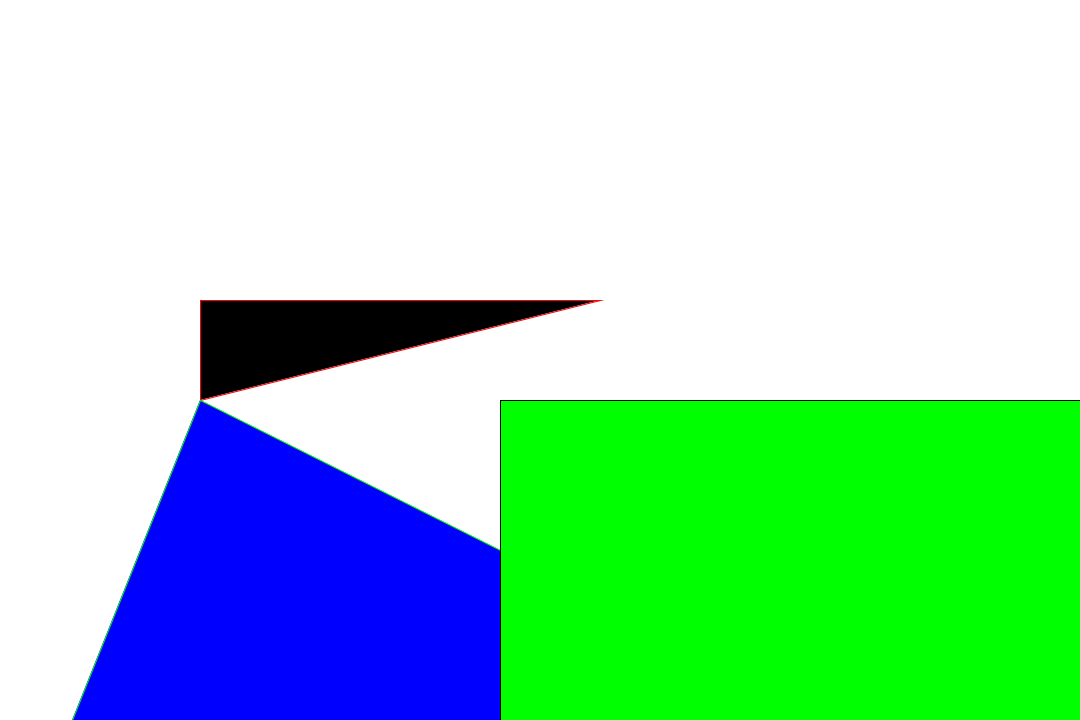
Frame 1 (no input)
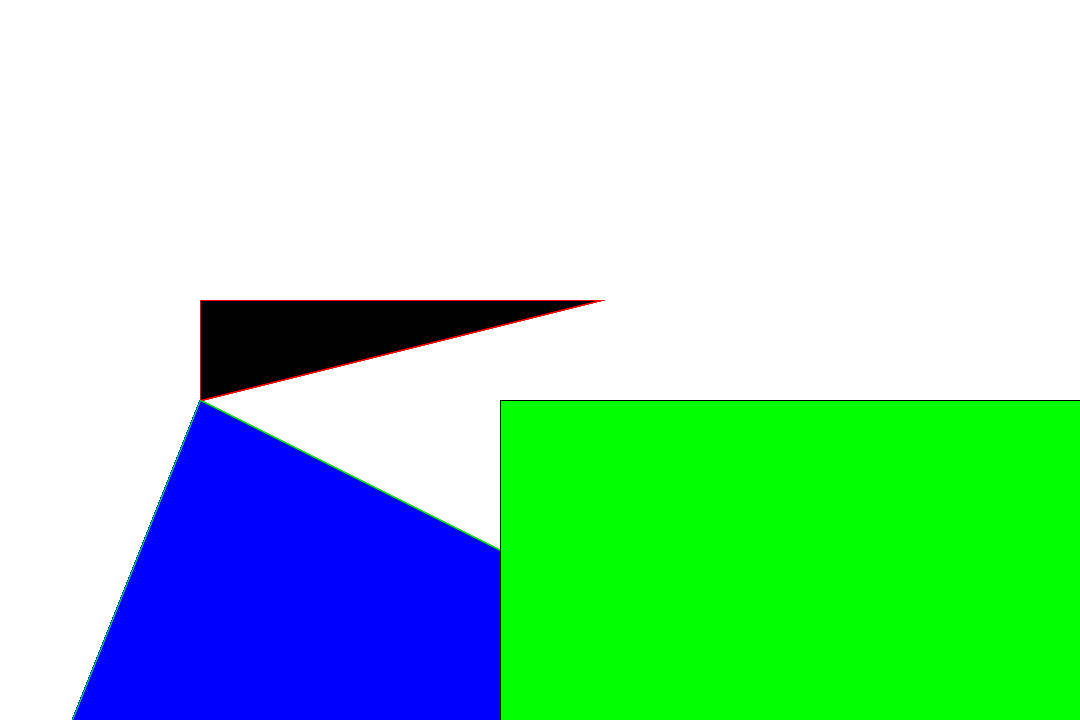
Frame 60 (the mouse pressed at the canvas centre just before this capture)
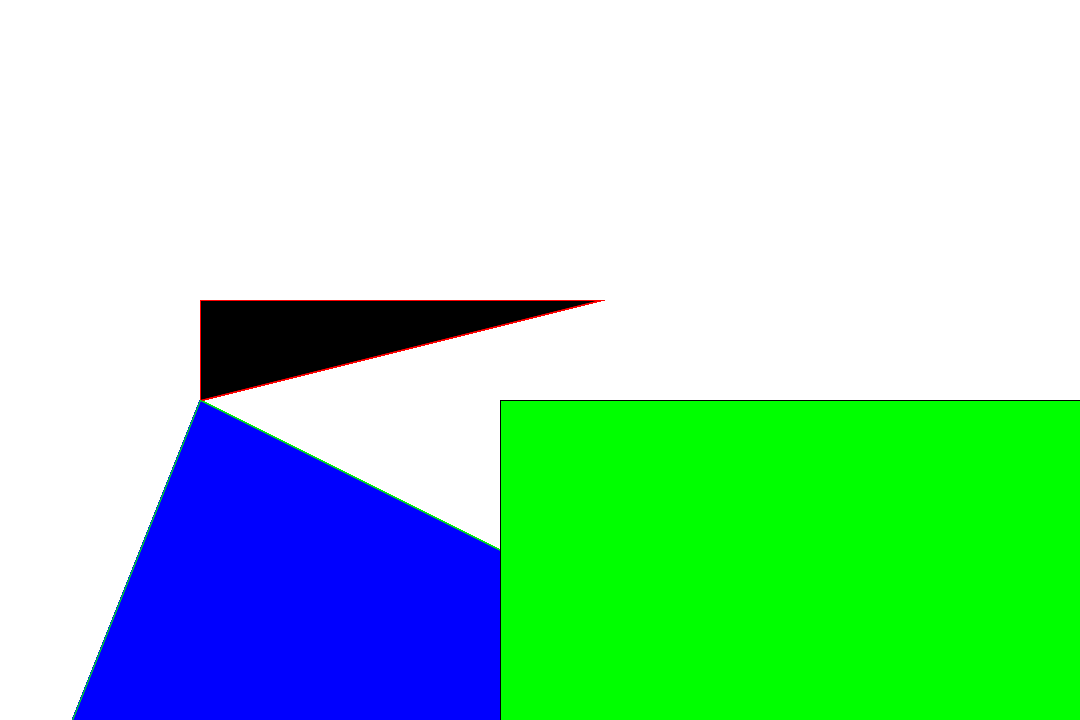
Frame 120 (the mouse held since frame 60 and released just before this capture)

The Processing sketch that drew these frames (run headless with seeded random() and noise(); from frame 60 on, the mouse is pressed at the canvas centre):

// Processing sketch: SS1_Shapes
// ── SS1_Shapes.pde
//Week 1 Short Study ~Chris Avendano          //A title for the drawing


int zer = 0;        //At least 3 different types of primitives  //ADD different datatypes, make the shapes draw something, 3 different shapes too
int min = 4;
int max = 10;


void setup() {
  
 size (1080, 720);    //A canvas size of 1080x720
 background (255);


}
//size (width, height; //creating canvas size

void draw(){

 stroke(255,0,0);            //3 Different fill colors & strokes
 fill(0);
triangle (200, 300, 600, 300, 200, 400);


 stroke(0,255,0);
 fill(0,0,255);
triangle (00, 900, 200, 400, 800, 700);


 stroke(0,0,0);
 fill(0,255,0);
 rect(500, 400, 800, 700);


}
